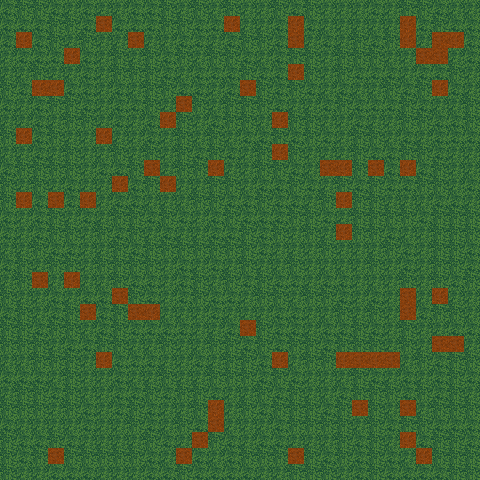

Rendered tile map (Tiled .tmx) drawn with the repository's tilesets; below, a short description and the full map source, tile grids included:
An orthogonal 30x30 tile map with 16x16 px tiles, 2 tile layers (bg, fg), 1 hidden layer not drawn and 2 objects (default/player, default/followers).

<map version="1.0" orientation="orthogonal" renderorder="left-down" width="30" height="30" tilewidth="16" tileheight="16" nextobjectid="66">
 <tileset firstgid="1" name="bg0" tilewidth="16" tileheight="16" tilecount="256" columns="16">
  <image source="../../data/spritesheet/bg0.png" width="256" height="256" />
 </tileset>
 <layer name="bg" width="30" height="30">
  <data encoding="csv">
34,18,18,34,2,34,2,2,34,34,18,2,18,2,18,2,2,18,34,18,2,2,2,34,2,18,18,34,2,2,
34,34,34,18,18,34,2,34,34,34,18,18,34,34,18,2,2,34,34,34,2,2,2,2,2,2,34,18,34,34,
34,34,34,18,2,18,2,2,2,2,2,34,34,2,34,18,18,34,2,2,34,2,18,34,18,18,2,2,2,34,
2,34,34,34,2,34,2,18,2,18,34,18,2,18,18,34,2,34,18,18,2,18,18,18,2,2,34,18,2,34,
2,2,18,2,2,34,2,18,18,18,34,2,34,34,34,18,34,34,2,18,2,18,34,34,34,2,34,34,18,2,
18,34,18,2,34,34,2,34,2,18,18,34,34,2,34,18,18,34,18,34,2,34,2,2,18,34,18,18,34,2,
34,2,34,18,18,34,2,34,34,18,2,2,18,2,18,18,18,34,2,2,34,18,34,34,34,18,34,2,2,18,
2,2,34,2,18,18,2,34,2,34,2,18,2,34,18,18,2,2,18,18,2,2,34,2,2,18,18,34,34,18,
18,34,34,18,2,2,34,2,2,34,2,18,2,18,2,34,34,18,34,18,34,2,18,18,2,34,2,34,34,34,
2,2,34,2,18,2,2,18,2,18,2,18,34,18,34,2,18,34,18,2,2,2,18,34,34,18,18,34,2,2,
34,18,18,18,18,2,34,34,18,34,2,18,18,2,2,2,18,18,34,2,34,2,18,2,34,2,34,18,2,2,
18,2,18,2,34,2,2,18,34,18,2,2,2,18,18,2,34,34,18,34,2,18,34,18,34,34,18,18,2,34,
18,34,34,2,34,18,2,34,34,2,2,2,18,18,34,34,18,34,34,2,18,34,18,18,2,2,2,34,34,2,
34,2,34,18,2,34,2,18,18,34,18,34,2,34,18,34,34,34,18,18,34,2,18,18,18,18,34,18,18,18,
34,2,34,18,18,2,18,34,18,2,34,2,2,34,34,18,34,18,2,18,2,2,18,18,34,2,2,18,18,18,
2,2,18,34,34,2,2,18,34,18,18,18,18,18,18,18,34,2,2,2,18,2,2,2,18,34,2,18,18,34,
34,18,2,18,18,2,18,18,18,18,2,34,2,34,2,18,2,2,18,2,2,2,2,18,2,34,2,18,18,34,
2,18,18,2,34,2,2,18,34,34,2,34,18,2,18,34,18,34,34,2,34,34,2,2,2,18,2,18,34,18,
18,2,2,34,2,34,34,18,18,34,2,34,18,34,34,2,18,18,2,18,18,34,2,34,2,18,2,18,2,2,
34,18,2,34,18,18,34,18,34,18,2,2,2,34,2,2,2,34,34,2,2,18,2,18,2,2,34,18,18,2,
18,18,34,18,18,2,34,18,34,34,34,34,2,2,34,2,18,34,34,2,34,34,18,34,2,18,2,2,34,34,
18,18,18,2,34,34,18,18,2,2,18,2,2,18,18,34,18,34,18,18,34,18,18,18,2,18,2,18,34,2,
2,2,18,18,18,2,18,34,34,34,2,2,34,2,18,18,34,2,2,18,18,2,34,34,18,2,18,34,18,18,
34,34,34,2,18,2,2,34,2,2,18,2,2,18,18,18,34,18,34,2,2,2,18,34,2,34,2,34,18,34,
2,18,18,34,18,2,2,34,34,18,34,18,18,34,2,2,18,34,18,2,2,34,18,18,18,34,18,34,18,2,
18,18,18,2,18,34,2,34,18,34,2,2,18,34,2,18,34,18,18,18,34,18,2,18,2,34,2,18,18,18,
34,2,2,2,2,34,2,2,18,34,2,18,34,18,2,2,2,34,18,18,18,18,2,18,34,18,18,34,34,34,
18,34,34,18,34,2,2,2,2,18,34,2,2,18,34,2,34,34,2,2,2,18,34,18,2,18,34,18,18,34,
18,34,18,18,18,18,18,18,18,34,2,2,34,2,34,18,18,18,2,18,34,18,34,18,34,2,2,18,18,18,
18,2,2,34,34,34,2,2,2,34,34,18,34,34,34,34,2,2,18,18,18,2,34,18,34,34,34,34,18,18
</data>
 </layer>
 <layer name="fg" width="30" height="30">
  <data encoding="csv">
0,1,1,1,1,1,1,0,1,1,1,1,1,1,0,1,1,1,1,1,1,0,1,1,1,1,1,1,1,0,
1,1,1,1,1,1,3,1,1,1,1,1,1,1,19,1,1,1,19,1,1,1,1,1,1,19,1,1,1,1,
0,19,1,1,1,1,1,1,3,1,1,1,1,1,1,1,1,1,3,1,1,1,1,1,1,19,1,3,19,1,
1,1,1,1,19,1,1,1,1,1,1,1,1,1,1,1,1,1,1,1,1,1,1,1,1,1,3,3,1,1,
1,1,1,1,1,1,1,1,1,1,1,1,1,1,1,1,1,1,19,1,1,1,1,1,1,1,1,1,1,1,
1,1,19,19,1,1,1,1,1,1,1,1,1,1,1,3,1,1,1,1,1,1,1,1,1,1,1,19,1,1,
1,1,1,1,1,1,1,1,1,1,1,3,1,1,1,1,1,1,1,1,1,1,1,1,1,1,1,1,1,0,
1,1,1,1,1,1,1,1,1,1,19,1,1,1,1,1,1,19,1,1,1,1,1,1,1,1,1,1,1,1,
1,19,1,1,1,1,19,1,1,1,1,1,1,1,1,1,1,1,1,1,1,1,1,1,1,1,1,1,1,1,
1,1,1,1,1,1,1,1,1,1,1,1,1,1,1,1,1,19,1,1,1,1,1,1,1,1,1,1,1,1,
1,1,1,1,1,1,1,1,1,3,1,1,1,19,1,1,1,1,1,1,3,19,1,3,1,19,1,1,1,0,
1,1,1,1,1,1,1,19,1,1,19,1,1,1,1,1,1,1,1,1,1,1,1,1,1,1,1,1,1,1,
1,19,1,3,1,19,1,1,1,1,1,1,1,1,1,1,1,1,1,1,1,19,1,1,1,1,1,1,1,1,
1,1,1,1,1,1,1,1,1,1,1,1,1,1,1,1,1,1,1,1,1,1,1,1,1,1,1,1,1,1,
0,1,1,1,1,1,1,1,1,1,1,1,1,1,1,1,1,1,1,1,1,19,1,1,1,1,1,1,1,1,
1,1,1,1,1,1,1,1,1,1,1,1,1,1,1,1,1,1,1,1,1,1,1,1,1,1,1,1,1,1,
0,1,1,1,1,1,1,1,1,1,1,1,1,1,1,1,1,1,1,1,1,1,1,1,1,1,1,1,1,1,
0,1,3,1,19,1,1,1,1,1,1,1,1,1,1,1,1,1,1,1,1,1,1,1,1,1,1,1,1,1,
1,1,1,1,1,1,1,3,1,1,1,1,1,1,1,1,1,1,1,1,1,1,1,1,1,3,1,19,1,1,
1,1,1,1,1,3,1,1,3,19,1,1,1,1,1,1,1,1,1,1,1,1,1,1,1,3,1,1,1,1,
1,1,1,1,1,1,1,1,1,1,1,1,1,1,1,3,1,1,1,1,1,1,1,1,1,1,1,1,1,1,
1,1,1,1,1,1,1,1,1,1,1,1,1,1,1,1,1,1,1,1,1,1,1,1,1,1,1,3,3,1,
1,1,1,1,1,1,19,1,1,1,1,1,1,1,1,1,1,19,1,1,1,19,3,19,3,1,1,1,1,1,
1,1,1,1,1,1,1,1,1,1,1,1,1,1,1,1,1,1,1,1,1,1,1,1,1,1,1,1,1,1,
1,1,1,1,1,1,1,1,1,1,1,1,1,1,1,1,1,1,1,1,1,1,1,1,1,1,1,1,1,1,
1,1,1,1,1,1,1,1,1,1,1,1,1,19,1,1,1,1,1,1,1,1,3,1,1,3,1,1,1,0,
1,1,1,1,1,1,1,1,1,1,1,1,1,3,1,1,1,1,1,1,1,1,1,1,1,1,1,1,1,0,
1,1,1,1,1,1,1,1,1,1,1,1,3,1,1,1,1,1,1,1,1,1,1,1,1,19,1,1,1,1,
1,1,1,3,1,1,1,1,1,1,1,3,1,1,1,1,1,1,3,1,1,1,1,1,1,1,19,1,1,1,
1,1,0,1,1,1,0,1,1,1,0,1,1,1,1,1,1,1,1,1,1,0,1,1,0,1,1,1,0,1
</data>
 </layer>
 <objectgroup name="entrances" visible="0">
  <object id="50" name="default/player" gid="1" x="192" y="208" width="16" height="16">
   <properties>
    <property name="dir" type="int" value="1" />
   </properties>
  </object>
  <object id="51" name="default/followers" gid="1" x="176" y="208" width="16" height="16">
   <properties>
    <property name="dir" type="int" value="3" />
   </properties>
  </object>
 </objectgroup>
 <objectgroup name="exits" visible="0">
  <properties>
   <property name="bottom" value="forest_3_3" />
   <property name="left" value="forest_2_2" />
   <property name="right" value="forest_4_2" />
   <property name="top" value="forest_2_1" />
  </properties>
 </objectgroup>
 <layer name="tiletypes" width="30" height="30" visible="0">
  <data encoding="csv">
1,1,1,1,1,1,1,1,1,1,1,1,1,1,1,1,1,1,1,1,1,1,1,1,1,1,1,1,1,1,
1,1,1,1,1,1,2,1,1,1,1,1,1,1,2,1,1,1,2,1,1,1,1,1,1,2,1,1,1,1,
1,2,1,1,1,1,1,1,2,1,1,1,1,1,1,1,1,1,2,1,1,1,1,1,1,2,1,2,2,1,
1,1,1,1,2,1,1,1,1,1,1,1,1,1,1,1,1,1,1,1,1,1,1,1,1,1,2,2,1,1,
1,1,1,1,1,1,1,1,1,1,1,1,1,1,1,1,1,1,2,1,1,1,1,1,1,1,1,1,1,1,
1,1,2,2,1,1,1,1,1,1,1,1,1,1,1,2,1,1,1,1,1,1,1,1,1,1,1,2,1,1,
1,1,1,1,1,1,1,1,1,1,1,2,1,1,1,1,1,1,1,1,1,1,1,1,1,1,1,1,1,1,
1,1,1,1,1,1,1,1,1,1,2,1,1,1,1,1,1,2,1,1,1,1,1,1,1,1,1,1,1,1,
1,2,1,1,1,1,2,1,1,1,1,1,1,1,1,1,1,1,1,1,1,1,1,1,1,1,1,1,1,1,
1,1,1,1,1,1,1,1,1,1,1,1,1,1,1,1,1,2,1,1,1,1,1,1,1,1,1,1,1,1,
1,1,1,1,1,1,1,1,1,2,1,1,1,2,1,1,1,1,1,1,2,2,1,2,1,2,1,1,1,1,
1,1,1,1,1,1,1,2,1,1,2,1,1,1,1,1,1,1,1,1,1,1,1,1,1,1,1,1,1,1,
1,2,1,2,1,2,1,1,1,1,1,1,1,1,1,1,1,1,1,1,1,2,1,1,1,1,1,1,1,1,
1,1,1,1,1,1,1,1,1,1,1,1,1,1,1,1,1,1,1,1,1,1,1,1,1,1,1,1,1,1,
1,1,1,1,1,1,1,1,1,1,1,1,1,1,1,1,1,1,1,1,1,2,1,1,1,1,1,1,1,1,
1,1,1,1,1,1,1,1,1,1,1,1,1,1,1,1,1,1,1,1,1,1,1,1,1,1,1,1,1,1,
1,1,1,1,1,1,1,1,1,1,1,1,1,1,1,1,1,1,1,1,1,1,1,1,1,1,1,1,1,1,
1,1,2,1,2,1,1,1,1,1,1,1,1,1,1,1,1,1,1,1,1,1,1,1,1,1,1,1,1,1,
1,1,1,1,1,1,1,2,1,1,1,1,1,1,1,1,1,1,1,1,1,1,1,1,1,2,1,2,1,1,
1,1,1,1,1,2,1,1,2,2,1,1,1,1,1,1,1,1,1,1,1,1,1,1,1,2,1,1,1,1,
1,1,1,1,1,1,1,1,1,1,1,1,1,1,1,2,1,1,1,1,1,1,1,1,1,1,1,1,1,1,
1,1,1,1,1,1,1,1,1,1,1,1,1,1,1,1,1,1,1,1,1,1,1,1,1,1,1,2,2,1,
1,1,1,1,1,1,2,1,1,1,1,1,1,1,1,1,1,2,1,1,1,2,2,2,2,1,1,1,1,1,
1,1,1,1,1,1,1,1,1,1,1,1,1,1,1,1,1,1,1,1,1,1,1,1,1,1,1,1,1,1,
1,1,1,1,1,1,1,1,1,1,1,1,1,1,1,1,1,1,1,1,1,1,1,1,1,1,1,1,1,1,
1,1,1,1,1,1,1,1,1,1,1,1,1,2,1,1,1,1,1,1,1,1,2,1,1,2,1,1,1,1,
1,1,1,1,1,1,1,1,1,1,1,1,1,2,1,1,1,1,1,1,1,1,1,1,1,1,1,1,1,1,
1,1,1,1,1,1,1,1,1,1,1,1,2,1,1,1,1,1,1,1,1,1,1,1,1,2,1,1,1,1,
1,1,1,2,1,1,1,1,1,1,1,2,1,1,1,1,1,1,2,1,1,1,1,1,1,1,2,1,1,1,
1,1,1,1,1,1,1,1,1,1,1,1,1,1,1,1,1,1,1,1,1,1,1,1,1,1,1,1,1,1
</data>
 </layer>
</map>